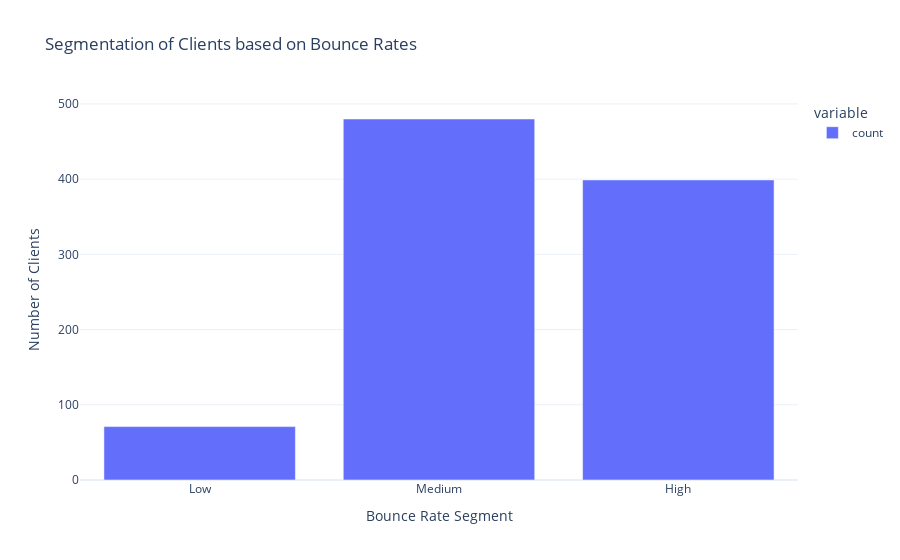

The notebook cell this image was saved under:
### Code cell
## Analysis User Engagement by analyzing the bounce rates of the users

# Define the thresholds for high, medium, and low bounce rates
high_bounce_rate_threshold = 70
low_bounce_rate_threshold = 30

# Segment the clients based on bounce rates
data['Bounce Rate Segment'] = pd.cut(data['Bounce Rate'], 
                                     bins=[0, low_bounce_rate_threshold, 
                                           high_bounce_rate_threshold, 100],
                                   labels=['Low', 'Medium', 'High'], right=False)

# Count the number of clients in each segment
segment_counts = data['Bounce Rate Segment'].value_counts().sort_index()

# Visualize the segments
segment_fig = px.bar(segment_counts, labels={'index': 'Bounce Rate Segment', 
                                             'value': 'Number of Clients'},
                     title='Segmentation of Clients based on Bounce Rates')
segment_fig.show()

### Figure 1 — Plotly figure (JSON) as saved in the notebook; plotly's stock layout.template omitted (floating-point values rounded to 4 significant figures)
{"data": [{"alignmentgroup": "True", "hovertemplate": "variable=count<br>Bounce Rate Segment=%{x}<br>Number of Clients=%{y}<extra></extra>", "legendgroup": "count", "marker": {"color": "#636efa", "pattern": {"shape": ""}}, "name": "count", "offsetgroup": "count", "orientation": "v", "showlegend": true, "textposition": "auto", "type": "bar", "x": ["Low", "Medium", "High"], "xaxis": "x", "y": [71, 480, 399], "yaxis": "y"}], "layout": {"barmode": "relative", "legend": {"title": {"text": "variable"}, "tracegroupgap": 0}, "title": {"text": "Segmentation of Clients based on Bounce Rates"}, "xaxis": {"anchor": "y", "domain": [0, 1], "title": {"text": "Bounce Rate Segment"}}, "yaxis": {"anchor": "x", "domain": [0, 1], "title": {"text": "Number of Clients"}}}}
